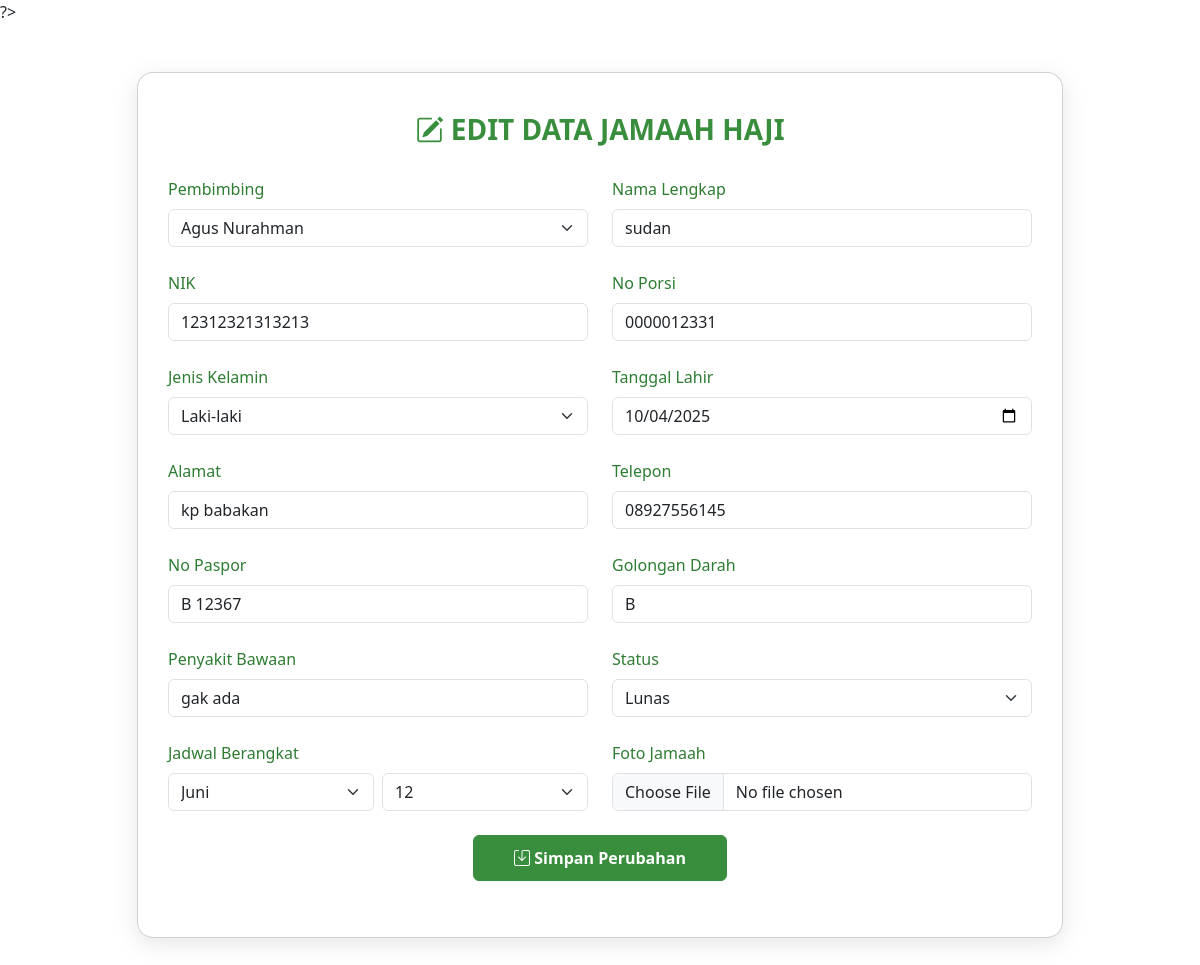
/contern/jamaahHaji/editJamaah2028.php?id=17 (signed in), run on an earlier commit of the app's database.
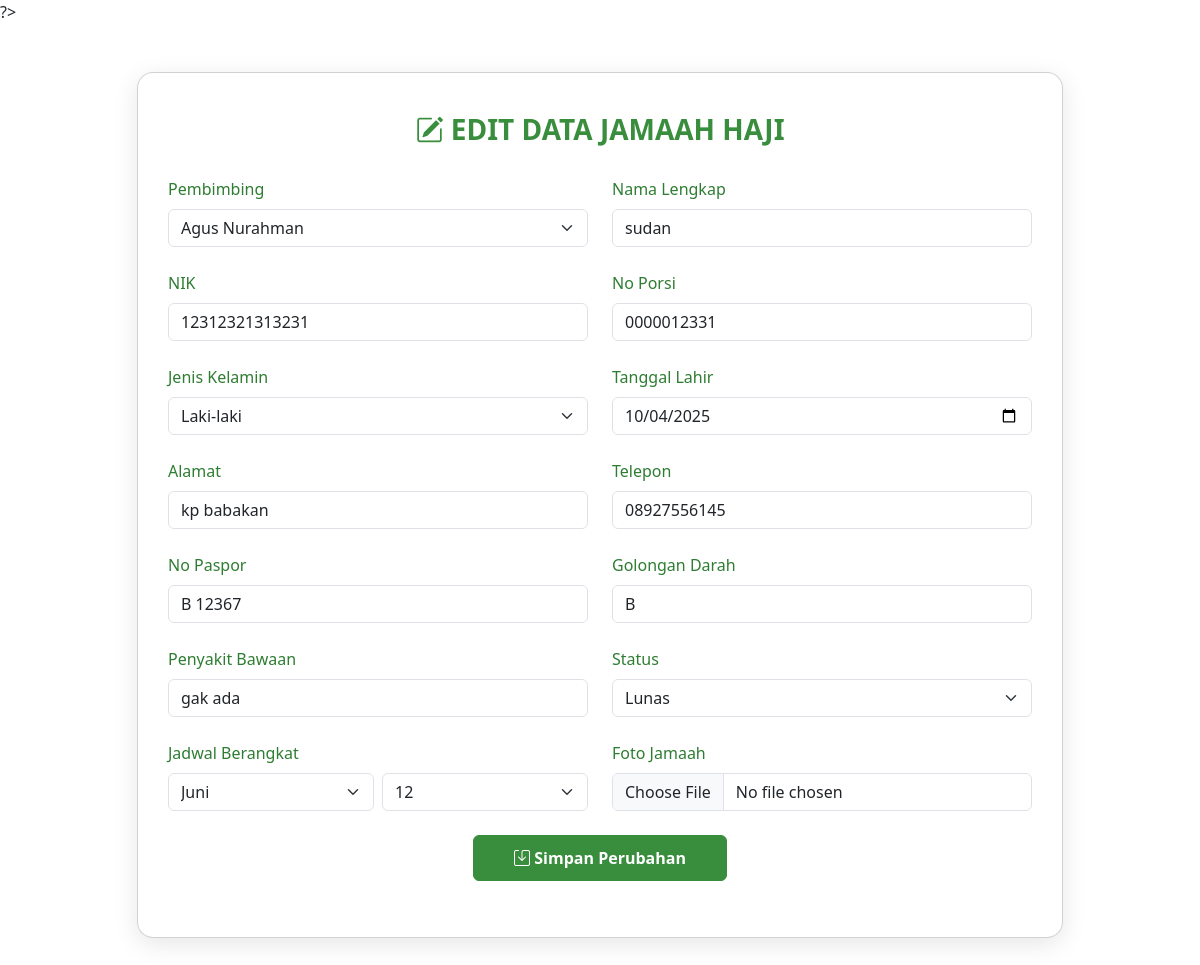
And on a later commit of the database.
### tables this page shows
CREATE TABLE `jamaah_2028` (
  `id` int NOT NULL,
  `foto` varchar(100) NOT NULL,
  `nik` varchar(20) NOT NULL,
  `no_porsi` varchar(30) NOT NULL,
  `nama_lengkap` varchar(100) NOT NULL,
  `jenis_kelamin` varchar(20) DEFAULT NULL,
  `tanggal_lahir` date NOT NULL,
  `alamat` varchar(200) DEFAULT NULL,
  `telepon` varchar(30) DEFAULT NULL,
  `no_paspor` varchar(20) DEFAULT NULL,
  `golongan_darah` varchar(5) DEFAULT NULL,
  `penyakit_bawaan` varchar(100) DEFAULT NULL,
  `jadwal_berangkat` date DEFAULT NULL,
  `status` varchar(250) NOT NULL,
  `data_pulang` date DEFAULT NULL,
  `id_pembimbing` int DEFAULT NULL
);

### contern/jamaahHaji/editJamaah2028.php (the view, shortened to what the changed rows need)
<!DOCTYPE html>
<html lang="id">
<head>
  <link rel="stylesheet" href="https://cdn.jsdelivr.net/npm/bootstrap@5.3.3/dist/css/bootstrap.min.css" />
  <link rel="stylesheet" href="https://cdn.jsdelivr.net/npm/bootstrap-icons@1.10.5/font/bootstrap-icons.css" />
</head>
<body>
<?php
include __DIR__ . '/../../backend/database.php';
$id = $_GET['id'];
$sql = "SELECT * FROM jamaah_2028 WHERE id=$id";
$tampil = $conn->query($sql);
$data = mysqli_fetch_assoc($tampil);
?>
<div class="container py-5">
  <div class="row justify-content-center">
    <div class="col-lg-10">
      <div class="card card-form">
        <form action="../../backend/query/updateJamaah2028.php" method="POST" enctype="multipart/form-data">
          <div class="row g-4">
            <div class="col-md-6">
              <label for="nama_lengkap" class="form-label">Nama Lengkap</label>
              <input type="text" class="form-control" id="nama_lengkap" name="nama_lengkap" value="<?= $data['nama_lengkap'] ?>" required />
            </div>
            <div class="col-md-6">
              <label for="nik" class="form-label">NIK</label>
              <input type="number" class="form-control" id="nik" name="nik" value="<?= $data['nik'] ?>" min="0" required />
            </div>
            <div class="col-md-6">
              <label for="no_porsi" class="form-label">No Porsi</label>
              <input type="text" class="form-control" id="no_porsi" name="no_porsi" value="<?= $data['no_porsi'] ?>" required />
            </div>
            <div class="col-md-6">
              <label for="jenis_kelamin" class="form-label">Jenis Kelamin</label>
              <select class="form-select" name="jenis_kelamin" required>
                <option value="Laki-laki" <?= $data['jenis_kelamin'] == 'Laki-laki' ? 'selected' : '' ?>>Laki-laki</option>
              </select>
            </div>
            <div class="col-md-6">
              <label for="tanggal_lahir" class="form-label">Tanggal Lahir</label>
              <input type="date" class="form-control" id="tanggal_lahir" name="tanggal_lahir" value="<?= $data['tanggal_lahir'] ?>" required />
            </div>
            <div class="col-md-6">
              <label for="alamat" class="form-label">Alamat</label>
              <input type="text" class="form-control" id="alamat" name="alamat" value="<?= $data['alamat'] ?>" required />
            </div>
            <div class="col-md-6">
              <label for="telepon" class="form-label">Telepon</label>
              <input type="number" class="form-control" id="telepon" name="telepon" value="<?= $data['telepon'] ?>" min="0" required />
            </div>
            <div class="col-md-6">
              <label for="no_paspor" class="form-label">No Paspor</label>
              <input type="text" class="form-control" id="no_paspor" name="no_paspor" value="<?= $data['no_paspor'] ?>" />
            </div>
            <div class="col-md-6">
              <label for="golongan_darah" class="form-label">Golongan Darah</label>
              <input type="text" class="form-control" id="golongan_darah" name="golongan_darah" value="<?= $data['golongan_darah'] ?>" />
            </div>
            <div class="col-md-6">
              <label for="penyakit_bawaan" class="form-label">Penyakit Bawaan</label>
              <input type="text" class="form-control" id="penyakit_bawaan" name="penyakit_bawaan" value="<?= $data['penyakit_bawaan'] ?>" />
            </div>
            <div class="col-md-6">
              <label for="status" class="form-label">Status</label>
              <select class="form-select" id="status" name="status" required>
                <option value="Lunas" <?= $data['status'] == 'Lunas' ? 'selected' : '' ?>>Lunas</option>
              </select>
            </div>
            <div class="col-md-6">
              <div class="row g-2">
                <div class="col-6">
                  <select class="form-select" id="bulan" name="bulan" required>
                    <option value="06" <?= !empty($data['jadwal_berangkat']) && date('m', strtotime($data['jadwal_berangkat'])) == '06' ? 'selected' : '' ?>>Juni</option>
                  </select>
                </div>
              </div>
            </div>
          </div>
        </form>
      </div>
    </div>
  </div>
</div>
</body>
</html>

What changed in the data, as far as the page shows it:
changed jamaah_2028 "sudan": nik "12312321313213" → "12312321313231"
